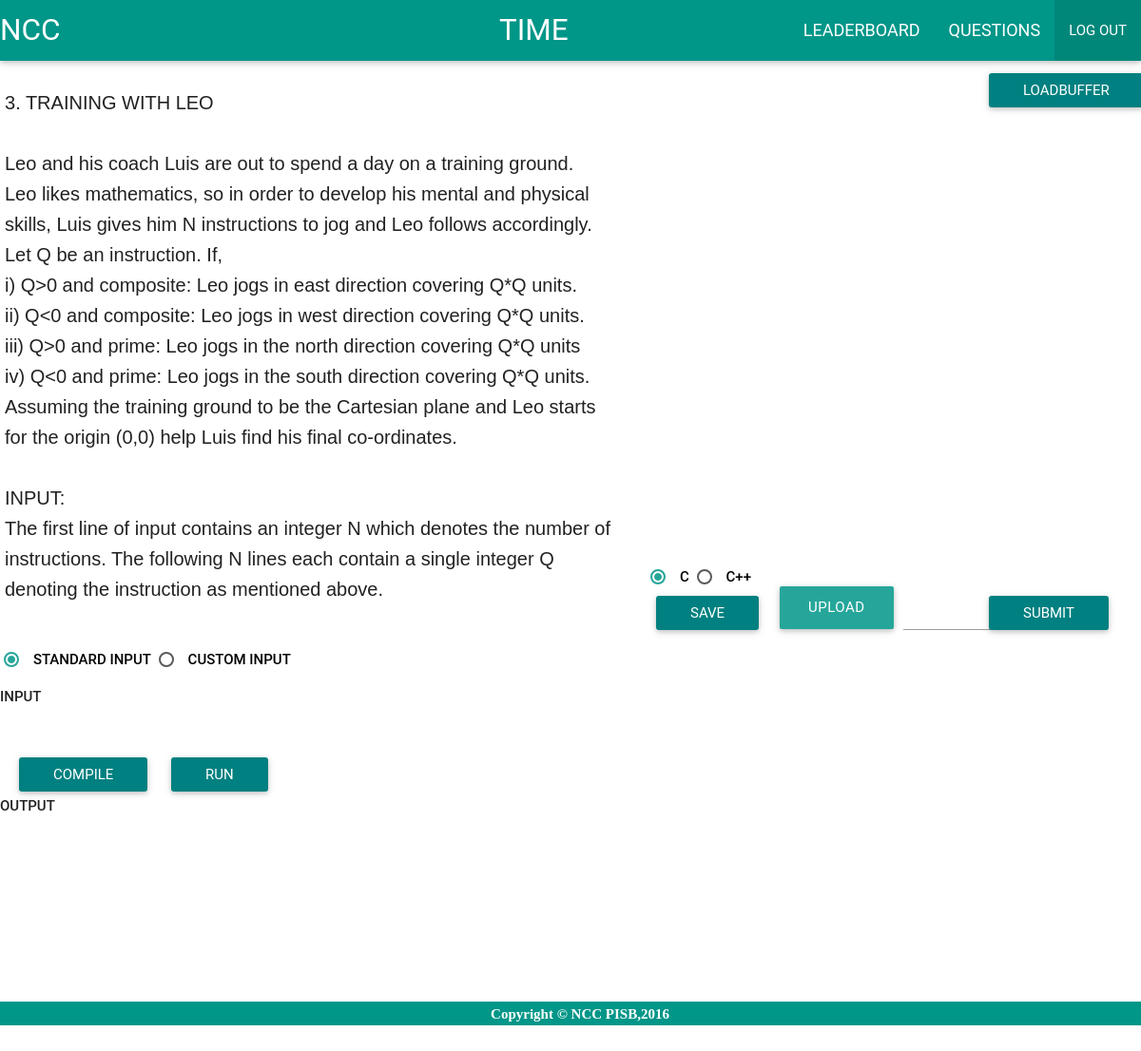
The app's page /question/3/ (signed in) with its own data.
### ncc/models.py (models this page shows, shortened)
class Question(models.Model):
    question_name = models.CharField(max_length=100,blank=False)
    question_text = models.CharField(max_length=3000,blank=False)

### ncc/views.py (the view)
# urls.py: url(r'^question/(?P<question_id>[0-9]+)/$','ncc.views.question_list'),  #get method
def question_list(request,question_id):
    if time_passed()<start_seconds_left:
        return render(request,'Index.html')
    elif time_passed()>end_seconds_left:
        return leaderboard(request)
    elif request.user.is_authenticated():
        q=Question.objects.get(pk=question_id)
        if(QuestionData.objects.filter(user=request.user,question=q)).exists():
            print "The QuestionData object already exists"
        else:
            os.mkdir(os.path.join(base,"judge","user",str(request.user.id),str(question_id)))
            QuestionData.objects.create(user=request.user,question=q)
        return render(request,'Editor.html',{'question':q})	############
    else:
        return render(request,'Loginpage.html')

### ncc/views.py (called while the page is built)
def time_passed():
    current_time = datetime.now().time()
    print current_time      #testing purpose
    seconds_passed = current_time.second + current_time.minute*60 + current_time.hour*3600
    return seconds_passed

### ncc/templates/Editor.html (shortened to what this page needs)
<!DOCTYPE html>
<html>
    <head>
    {% load staticfiles %}
      <link type="text/css" rel="stylesheet" href="{% static "css/materialize.min.css" %}"  media="screen,projection"/>
 </head>
<div class="navbar-fixed">
  <nav>
    <div class="nav-wrapper #009688 teal white-text">
      <a href="/questionlist" class="brand-logo">NCC</a>
      <div class="time">
      <center><a class="brand-logo" id = "timer"> TIME</a></center>
      </div>
      <ul class="right hide-on-med-and-down">
        <li><a href="/leaderboard"><big>LEADERBOARD</big></a></li>
        <li><a href="/questionlist"><big>QUESTIONS</big></a></li>
        <li class="active"><a href="/log_out">LOG OUT</a></li>
      </ul>
    </div>
  </nav>
</div>
<br>
 </head>
  <body>
 <div class="myBox">
					 {{question.id}}. {{question.question_name}} <br><br>
					{{question.question_text | safe}}
  </div>
	<form action="result" id="formid" method="POST" enctype="multipart/form-data">
<div id="file">
    <div class="file-field input-field">
      <div class="btn">
        <span>UPLOAD</span>
      </div>
      <div class="file-path-wrapper">
      </div>
    </div>
  </div>
  <div id="up">
  <div id="sub">
  <input class="btn waves-effect  btn" type="button" name="flag" id="submit" value="submit" style="background-color:#008080;color:white">
</div>
<div id="deb">
<br><br><br><br>
  <input class="btn waves-effect waves-light" type="button" name="flag" value="loadbuffer" id="loadbuffer" style="background-color:#008080;color:white">
   </div>
<div id="c">
<br><br><br><br>
   <input class="btn waves-effect waves-light" data-toggle="tooltip" title="Save file." type="button" name="flag" value="save" id="save" style="background-color:#008080;color:white">
   </div>
   <div id="r">
<br><br><br><br>
   <input class="btn waves-effect waves-light" type="button" name="flag" value="compile" id="compile" style="background-color:#008080;color:white">
   </div>
   <div id="s">
   <br><br><br><br>
   <input class="btn waves-effect waves-light" type="button" name="flag" value="RUN" id="run" style="background-color:#008080;color:white">
   </div>
</div>
<div id="radio1">
    <p>
      <label for="test1"style="color:black"><strong>STANDARD INPUT</strong></label>
      <label for="test2"style="color:black"><strong>CUSTOM INPUT</strong> </label>
    </p>
    </div>
    <p><strong>INPUT</strong></p>
<br><br><br>
  <p><strong>OUTPUT</strong></p>
 <div id="lan">
    <p>
      <label for="R1"style="color:black"><strong>C</strong></label>
      <label for="R2"style="color:black"><strong>C++</strong> </label>
    </p>
    </div>
  <div id="editor"></div>
    </form>
</body>
<br><b><br><br><br><br>
  <footer>
  <br>
      <div class="footer1">
   <center style="color:white">Copyright © NCC PISB,2016</center>
  </div>
</footer>
 </html>

### ncc/templates/Editor.html (style rules this page uses)
nav ul li a { color: white; }
.time { margin-left: -150px; }
body { margin-bottom: 0%; }
.myBox { border: none; padding: 5px; font: 20px/32px sans-serif; width: 650px; height: 580px; overflow: scroll; }
#editor { position: absolute; top: 120px; right: 10px; bottom: 80px; left: 655px; }
#c { position: absolute; margin-left: 670px; margin-top: -150px; }
#r { position: absolute; margin-left: 0px; margin-top: 20px; }
#s { position: absolute; margin-left: 160px; margin-top: 20px; }
#up { position: absolute; margin-left: 20px; margin-top: 5px; }
#sub { position: absolute; margin-left: 1020px; margin-top: -60px; }
#deb { position: absolute; margin-left: 1020px; margin-top: -700px; }
#file { position: absolute; margin-left: 820px; margin-top:-80px; }
#lan { position: absolute; top: 580px; margin-left: 680px; }
.footer1 { position:relative; bottom:0; padding-top: 2px; padding-left: 70px; padding-right: 50px; width:100%; height: 5%; background:#009688 ; font-family: myFirstFont; }

### records on screen
Question: id "3", question_name "TRAINING WITH LEO", question_text "Leo and his coach Luis are out to spend a day on a training ground. Leo likes mathematics, so in order to develop his mental and physical skills, Luis gives him N instructions to jog and Leo follows accordingly. Let Q be an instruction. If, i) Q>0 and composite: Leo jogs in east direction covering Q*Q units. ii) Q<0 and composite: Leo jogs in west direction covering Q*Q units. iii) Q>0 and prime: Leo jogs in the north direction covering Q*Q units iv) Q<0 and prime: Leo jogs in the south direction covering Q*Q units. Assuming the training ground to be the Cartesian plane and Leo starts for the origin (0,0) help Luis find his final co-ordinates. INPUT: The first line of input contains an…"
